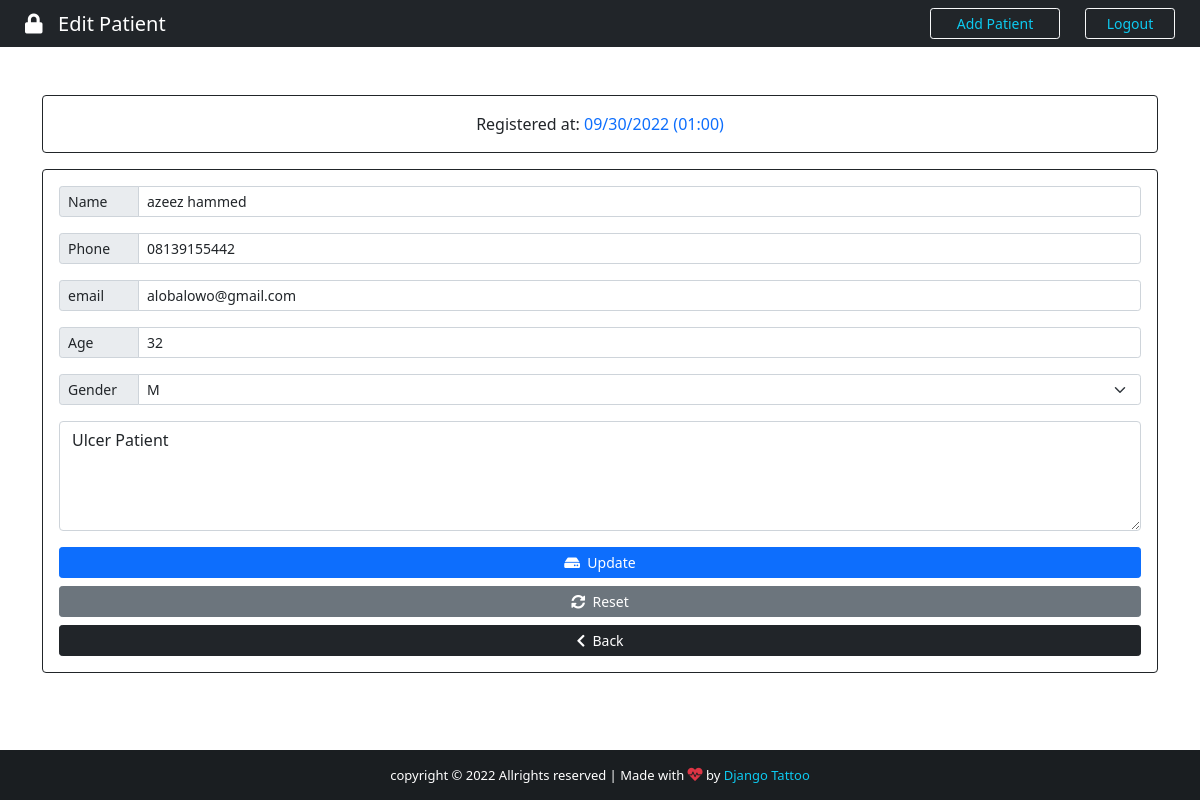
Before: /edit_patient/1 (signed in) with the older database file.
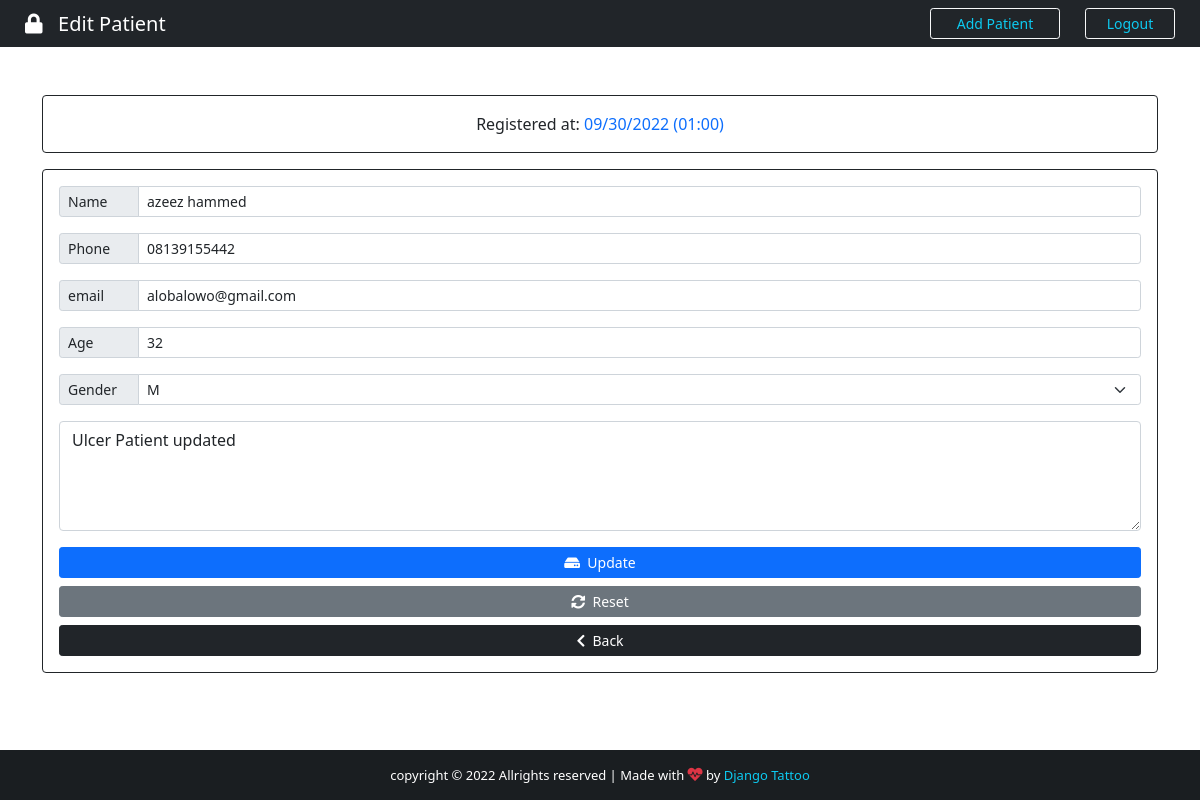
After: the same page with the newer database file.
### app/models.py (models this page shows, shortened)
class Patient(models.Model):
    GENDER = (
        ('F', 'F'),
        ('M', 'M'),
    )
    id = models.IntegerField(primary_key=True)
    name = models.CharField(max_length=100)
    phone = models.CharField(max_length=100)
    email = models.CharField(max_length=100)
    age = models.CharField(max_length=100)
    gender = models.CharField(max_length=100, null=True, choices=GENDER)
    description = models.TextField(max_length=200, blank=True, null=True)
    created_at = models.DateTimeField(auto_now_add=True)

### app/views.py (the view)
# urls.py: path('edit_patient/<int:patient_id>', views.editPatient, name='edit-patient'),
@cache_control(no_cache=True, must_revalidate=True, no_store=True)
@login_required(login_url='login')
def editPatient(request, patient_id):
    patient = Patient.objects.get(id=patient_id)
    if request.method == 'POST':
        patient = Patient.objects.get(id= request.POST.get('id'))
        if patient != None:
            patient.name = request.POST.get('name')
            patient.phone = request.POST.get('phone')
            patient.email = request.POST.get('email')
            patient.age = request.POST.get('age')
            patient.gender = request.POST.get('gender')
            patient.description = request.POST.get('description')
            patient.save()
            messages.success(request, 'Patient updated succesfully')
            return redirect('patients')
    else:
        context = {'patient': patient,}
        return render(request, 'app/edit_patient.html', context)

### app/templates/app/edit_patient.html (shortened to what this page needs)
{% extends 'app/add_patients.html' %}
{% block title %}Registered at: <span class="text-primary">{{patient.created_at | date:'m/d/Y (H:i)'}}</span> {% endblock title %}
{% block btn-content %} <i class="fas fa-hdd"></i>&nbsp; Update {% endblock btn-content %}
{% block btn-reset %}
<button type="reset" class="btn btn-secondary btn-sm"><i class="fas fa-sync-alt"></i>&nbsp; Reset </button>
{% endblock btn-reset %}
{% block action %} action="{% url 'edit-patient' patient.id %}" {% endblock action %}
{% block value-name %} value="{{patient.name}}" {% endblock value-name %}
{% block value-phone %} value="{{patient.phone}}" {% endblock value-phone %}
{% block value-email %} value="{{patient.email}}" {% endblock value-email %}
{% block value-age %} value="{{patient.age}}" {% endblock value-age %}
{% block value-gender %} value="{{patient.gender}}" {% endblock value-gender %}
{% block option %}<option value="" style="background-color: #d3d3d3; color:#007bff;">{{patient.gender}}</option>{% endblock option %}
{% block value-description %}{{patient.description}}{% endblock value-description %}

### app/templates/app/add_patients.html (shortened to what this page needs)
{% extends 'base.html' %}
{% block content %}
<div class="container">
    <div class="row">
        <div class="col-lg-12">
            <div class="card card-body border-dark mt-5">
                <span class="text-center"> {% block title %}<span class="text-primary"> FILL OUT THE FORM BELOW</span>{% endblock title %}</span>
            </div>
            <form {% block action %} action="{% url 'add-patient' %}" {% endblock action %} method="POST" enctype="multipart/form-data" class="card p-3 border-dark mt-3">
                <div class="input-group input-group-sm mb-3">
                    <span class="input-group-text side-label">Name</span>
                    <input type="text" class="form-control" name="name" id="name"  placeholder="Patient name" required {% block value-name %}{% endblock value-name %}>
                </div>
                <div class="input-group input-group-sm mb-3">
                    <span class="input-group-text side-label">Phone</span>
                    <input type="phone" class="form-control" name="phone" id="phone" placeholder="Patient phone" required {% block value-phone %}{% endblock value-phone %}>
                </div>
                <div class="input-group input-group-sm mb-3">
                    <span class="input-group-text side-label">email</span>
                    <input type="text" class="form-control" name="email" id="email" placeholder="Patient email" required {% block value-email %}{% endblock value-email %}>
                </div>
                <div class="input-group input-group-sm mb-3">
                    <span class="input-group-text side-label">Age</span>
                    <input type="text" class="form-control" name="age" id="age" max_length="3"  placeholder="Patient age" required {% block value-age %}{% endblock value-age %}>
                </div>
                <div class="input-group input-group-sm mb-3">
                    <label class="input-group-text side-label">Gender</label>
                    <select class="form-select" name="gender" id="gender" required {% block value-gender %}{% endblock value-gender %}>
                        {% block option %}{% endblock option %}
                    </select>
                </div>
                <div class="form-group">
                    <textarea class="form-control" name="description" id="disc" rows="4" placeholder="Optional">{% block value-description %}{% endblock value-description %}</textarea>
                </div>
                <div class="d-grid gap-2 mt-3">
                    <button type="submit" class="btn btn-primary btn-sm" id="btn-add">
                       {% block btn-content %} <i class="fas fa-plus"></i>&nbsp; Add {% endblock btn-content %}
                    </button>
                    {% block btn-reset %}{% endblock btn-reset %}
                    <a href="{% url 'patients' %}" class="btn btn-dark btn-sm"><i class="fas fa-chevron-left"></i>&nbsp; Back</a>
                </div>
            </form>
        </div>
    </div>
</div>
{% endblock content %}

Changed rows visible on the page:
changed Patient "azeez hammed": description "Ulcer Patient" → "Ulcer Patient updated"
